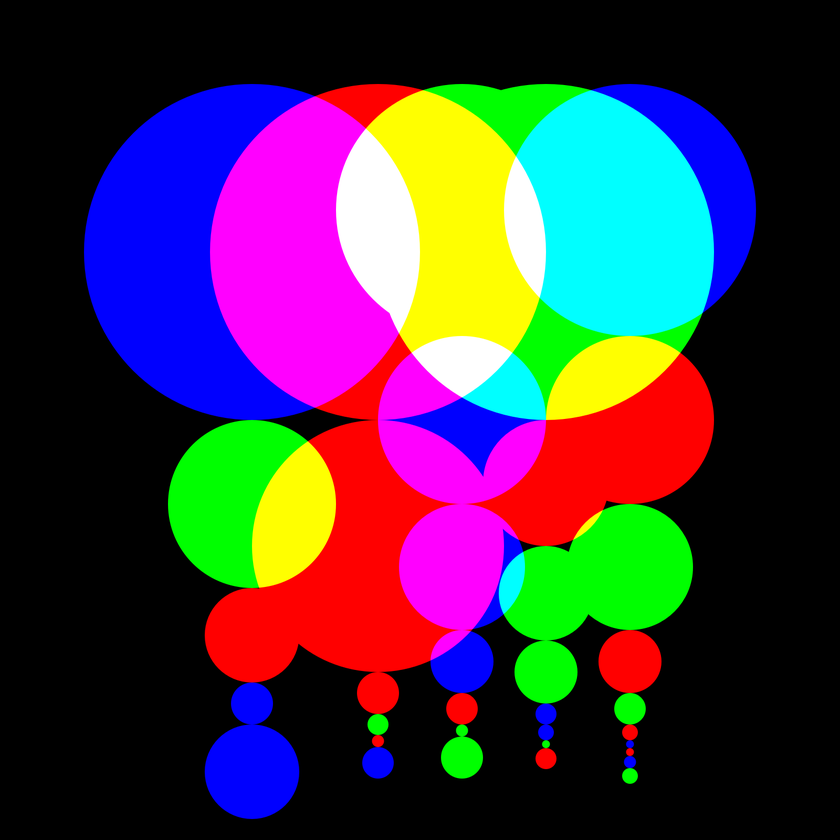
#> input picture Sem2/LecTask1/source.png, 840 x 840 px, shrunk from 1600 x 1600 before the run
$ jupyter execute t4.ipynb   (shell and % lines are left out)
#> lines starting #> are read from the running program, lines starting #| are printed output that depends on the picture
[cell 1]

import IPython.display as ipyd
ipyd.clear_output()

import cv2
import numpy as np
import matplotlib.pyplot as plt

import warnings
warnings.filterwarnings("ignore")

# Преобразование
Делаем преобразование фурье над ЧБ версией изображения

[cell 2]
img = cv2.imread("source.png", cv2.IMREAD_GRAYSCALE)
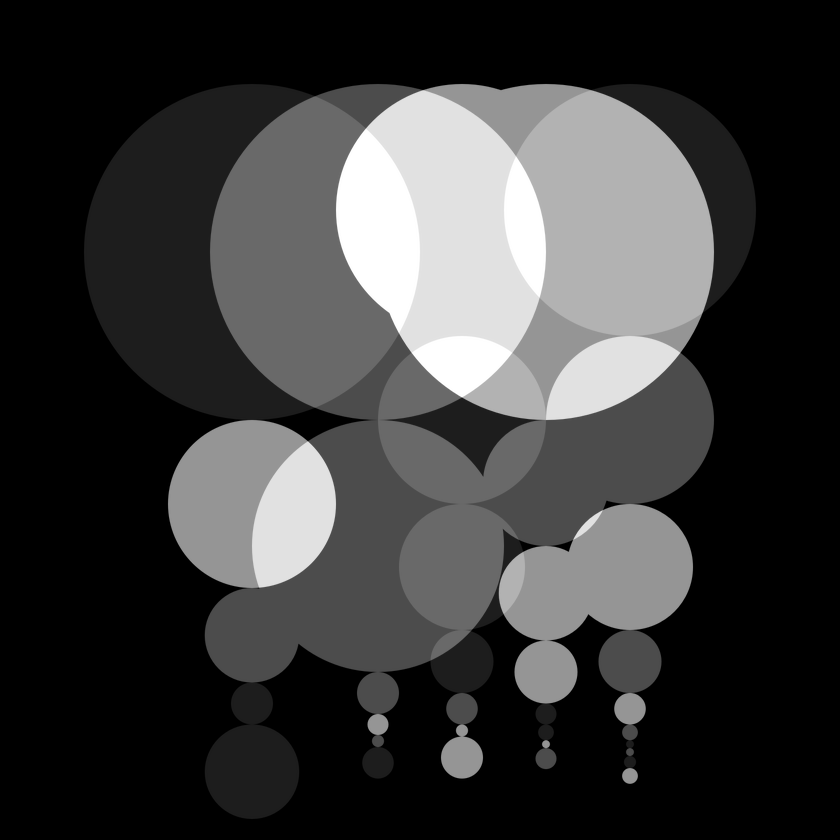
#> img: shape (840, 840); min 0, max 255, mean 58.1
fftshift = np.fft.fftshift(np.fft.fft2(img))

plt.figure(dpi=300)
#> (this line was passed over: IPython is not available in this run)

plt.subplot(121)
#> (this line was passed over: IPython is not available in this run)
plt.imshow(img, cmap="gray")
#> (this line was passed over: IPython is not available in this run)
plt.title("Оригинал")
#> (this line was passed over: IPython is not available in this run)
plt.axis("off")
#> (this line was passed over: IPython is not available in this run)

plt.subplot(122)
#> (this line was passed over: IPython is not available in this run)
plt.imshow(np.log(np.abs(fftshift)), cmap="gray")
#> (this line was passed over: IPython is not available in this run)
plt.title("Спектр")
plt.axis("off")

plt.show()
